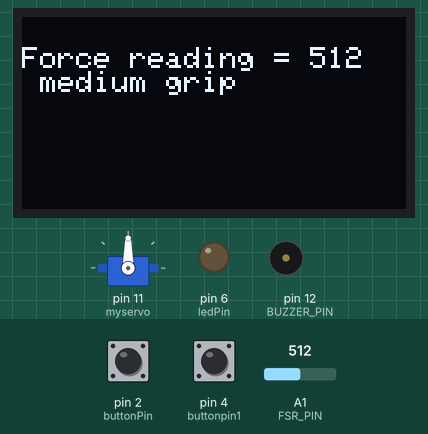
Simulated run of this sketch. Board: Arduino Uno, built with avr-gcc and run on an emulated ATmega328P. On the bench: servo, 128×64 one-colour display, output pins drawn as LEDs (lit = HIGH), buzzer (waves = sounding). The inputs (shaded band) are chosen by the test bench; at power-on: A1 (FSR_PIN) = 512, pin 2 (buttonPin) LOW, pin 4 (buttonpin1) LOW. What the sketch prints to the serial monitor is not drawn.

Above: at 1.8 s.
1.9 s: A1 (FSR_PIN) set to 788
At 3.5 s:
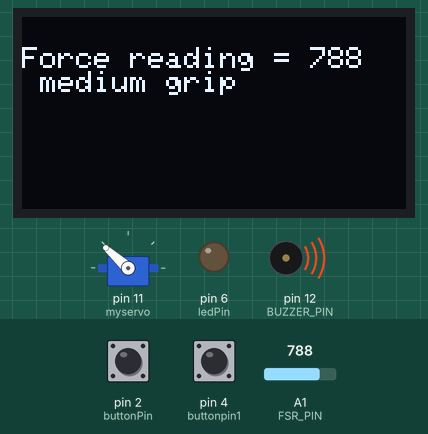
4.6 s: A1 (FSR_PIN) set to 807
At 6.7 s:
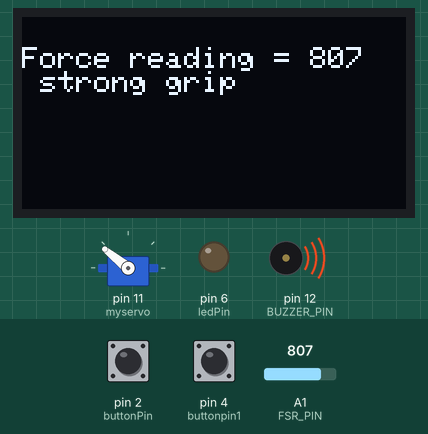
7.7 s: A1 (FSR_PIN) set to 490
At 10.1 s:
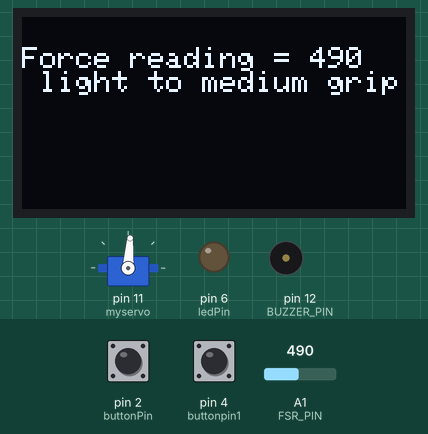
10.8 s: A1 (FSR_PIN) set to 212
At 13.4 s:
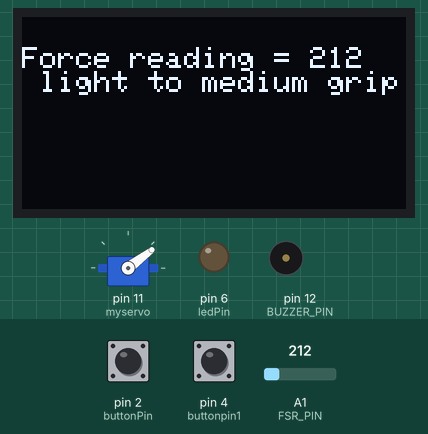
13.9 s: A1 (FSR_PIN) set to 185
At 16.6 s:
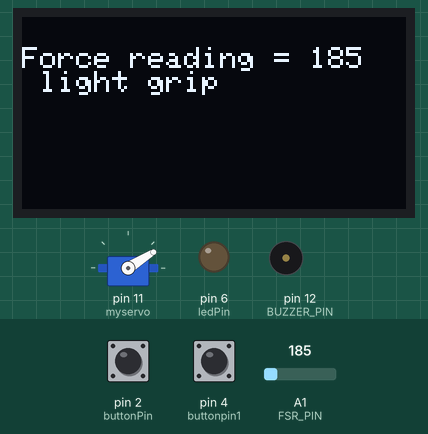
16.9 s: pin 2 (buttonPin) pulled HIGH for 1 s
Timing chart, 0 to 21.2 s (numbered marks = the images above; inputs shaded):
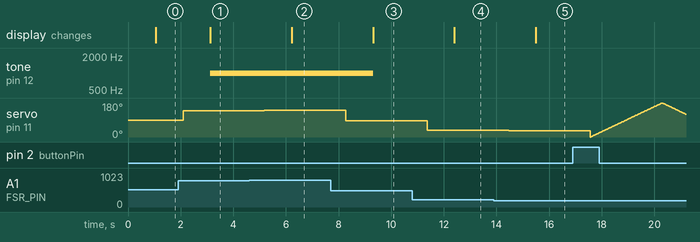

The sketch:

mechanical_gripper_main_1.ino
```cpp
#include <Servo.h>
#include <Adafruit_GFX.h>
#include <Adafruit_SSD1306.h>

#define SCREEN_WIDTH 128
#define SCREEN_HEIGHT 64

Adafruit_SSD1306 display(SCREEN_WIDTH, SCREEN_HEIGHT, &Wire, -1);

int pos = 0;    // variable to store the servo position
//all variables
String grip;
Servo myservo;
const int pot_pin = A0; //Oled pin
const int FSR_PIN = A1; //force sensor pin
const int BUZZER_PIN = 12; //buzzer pin
const int buttonPin = 2; //SW2
const int buttonpin1 = 4; //SW1
const int ledPin = 6; //led pin
const int open_arms = 0; // open gripper arm variable
const int close_arms = 180; //closed gripper arm variable

 //servo and button state variables to control grippers
int val;
int servo_angle = 0;
int analogReading = 0;
int buttonState = 0;
int buttonstate1 = 0;
int lastbuttonState =LOW;
int lastbuttonState1 =LOW;

//output and input set ups
void setup() {
  Serial.begin(9600);
  myservo.attach(11);
  pinMode(pot_pin, INPUT);
  pinMode(FSR_PIN, INPUT);
  pinMode(BUZZER_PIN, OUTPUT);
  pinMode(ledPin, OUTPUT);
  pinMode(buttonPin, INPUT);
  pinMode(buttonpin1, INPUT);


  if(!display.begin(SSD1306_SWITCHCAPVCC, 0x3C)) {
    Serial.println("failed to access OLED."); //display if oled unable to connect to oled
    for(;;);
  }


}
void loop() {
  // Read force sensor
  analogReading = analogRead(FSR_PIN); //analogue read for force sensor
  val = analogReading;

  Serial.print("FSR reading: ");
  Serial.print(val);

  // Map the force sensor value to servo angle
  servo_angle = map(val, 0, 1023, 0, 180);
  Serial.print(" mapped value ");
  Serial.println(servo_angle);
  myservo.write(servo_angle);

  buttonState = digitalRead(buttonPin);
  buttonstate1 = digitalRead(buttonpin1);

  if (buttonState == HIGH && lastbuttonState1 == LOW)
  {
    Serial.println("OPENING GRIPPER");
  //myservo.write(open_arms);
    for (pos = 0; pos <= 180; pos += 1) { // goes from 0 degrees to 180 degrees

    myservo.write(pos);              // tell servo to go to position in variable 'pos'
    delay(15);                       //15ms delay
  }
  for (pos = 180; pos >= 0; pos -= 1) { // goes from 180 degrees to 0 degrees
    myservo.write(pos);              // tell servo to go to position in variable 'pos'
    delay(15);                       //15ms delay

  }
  }

  if (buttonstate1 == HIGH && lastbuttonState == LOW){ //tells buttons it should be the opposite of last button state
  Serial.println("CLOSING GRIPPER");
  myservo.write(close_arms);
  }
  delay (1000); //delays the grippers from closing by 1s

  //reading state of buttons
  lastbuttonState = digitalRead(buttonPin);
  lastbuttonState1 = digitalRead(buttonpin1);

  if (buttonState == HIGH);{
    digitalWrite(ledPin, LOW);
  }

    if (buttonState == HIGH);{
    digitalWrite(ledPin, LOW);
    }

  // Determine grip strength
  if (analogReading < 200) {
    Serial.println(" light grip"); //if the force detected by the buzzer is 200-400 it is a light a force
    grip = " light grip";
  }
  else if (analogReading < 500) {
    Serial.println(" light to medium grip");//if the force detected by the buzzer is 500-700 it is a light a force
    grip = " light to medium grip";
  }
  else if (analogReading < 800) {
    Serial.println(" medium grip");//if the force detected by the buzzer is 800 it is a light a force
    grip = " medium grip";
  }
  else {
    Serial.println(" strong grip");//any force over 800 is a strong grip
    grip = " strong grip";
  }

  // Update oled display
  display.clearDisplay();
  display.setTextSize(1);
  display.setTextColor(WHITE);
  display.setCursor(0, 10);
  display.print("Force reading = "); //this will be displyed on the oled screen before force sensor value
  display.println(analogReading);
  display.println(grip);
  display.display();


  // Buzzer control
  if (val > 512) { //if force sensor detects a pressure of 512 it will activate the buzzer to start
    tone(BUZZER_PIN, 1000);
  }
  else {
    noTone(BUZZER_PIN);
  }
}
```

Measured:
- the behaviour switches between 799 and 800 on A1 (FSR_PIN) (found by bisection; images 1 and 2)
- the behaviour switches between 200 and 199 on A1 (FSR_PIN) (found by bisection; images 4 and 5)
- after the input at 1.9 s, tone on pin 12 (BUZZER_PIN): silent → 1000 Hz after 1.2 s; servo on pin 11 (myservo): 90° → 138° after 0.19 s; the display: changes after 1.2 s (image 1)
- after the input at 4.6 s, servo on pin 11 (myservo): 138° → 141° after 0.59 s; the display: changes after 1.6 s (image 2)
- after the input at 7.7 s, tone on pin 12 (BUZZER_PIN): 1000 Hz → silent after 1.6 s; servo on pin 11 (myservo): 141° → 86° after 0.58 s; the display: changes after 1.6 s (image 3)
- after the input at 10.8 s, servo on pin 11 (myservo): 86° → 37° after 0.57 s; the display: changes after 1.6 s (image 4)
- after the input at 13.9 s, servo on pin 11 (myservo): 37° → 32° after 0.57 s; the display: changes after 1.6 s (image 5)
